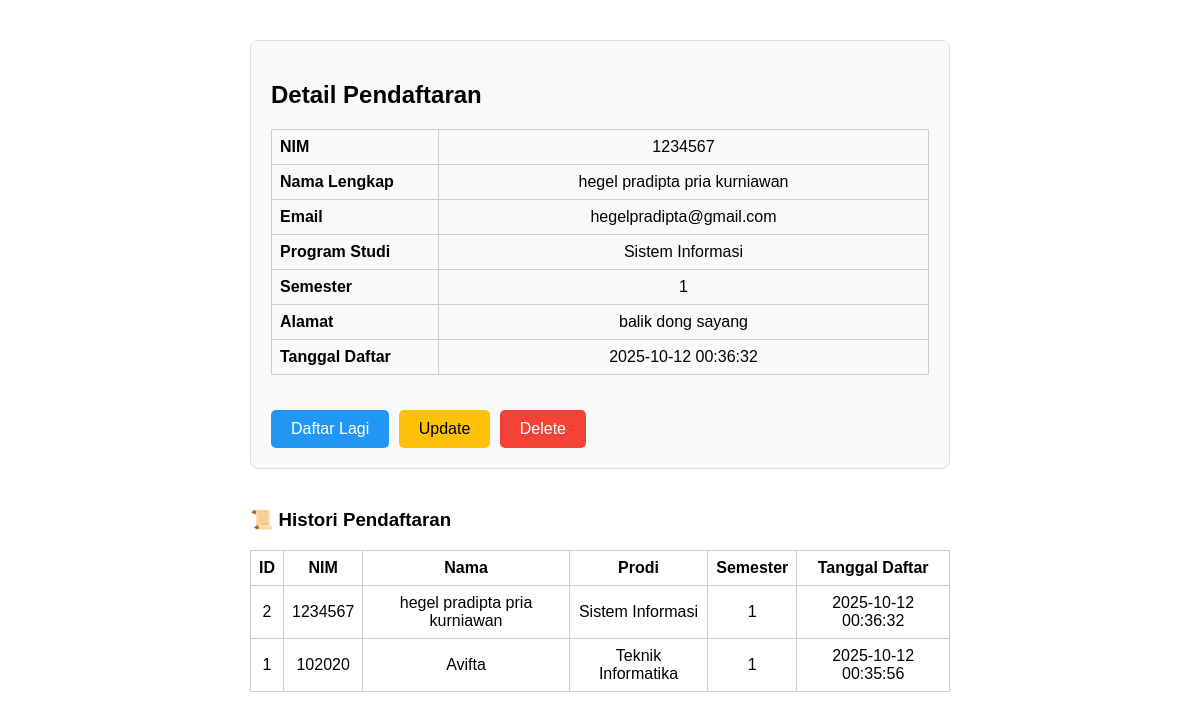
Screenshot of /proses.php with the database file from the repository.
### tables this page shows
CREATE TABLE `pendaftaran` (
  `id` int(11) NOT NULL,
  `nim` varchar(20) NOT NULL,
  `nama` varchar(100) NOT NULL,
  `email` varchar(100) NOT NULL,
  `prodi` varchar(100) NOT NULL,
  `semester` int(11) NOT NULL,
  `alamat` text NOT NULL,
  `tanggal_daftar` datetime DEFAULT current_timestamp()
);

### proses.php (the view, shortened to what this page needs)
<?php include 'koneksi.php'; ?>
<!DOCTYPE html>
<html>
<head>
</head>
<body>
<?php
$hasil = mysqli_query($conn, "SELECT * FROM pendaftaran ORDER BY id DESC LIMIT 1");
$data = mysqli_fetch_assoc($hasil);
?>
<div class="card">
    <h2>Detail Pendaftaran</h2>
    <table>
        <tr><td class="label">NIM</td><td><?= $data['nim']; ?></td></tr>
        <tr><td class="label">Nama Lengkap</td><td><?= $data['nama']; ?></td></tr>
        <tr><td class="label">Email</td><td><?= $data['email']; ?></td></tr>
        <tr><td class="label">Program Studi</td><td><?= $data['prodi']; ?></td></tr>
        <tr><td class="label">Semester</td><td><?= $data['semester']; ?></td></tr>
        <tr><td class="label">Alamat</td><td><?= $data['alamat']; ?></td></tr>
        <tr><td class="label">Tanggal Daftar</td><td><?= $data['tanggal_daftar']; ?></td></tr>
    </table>
    <div style="margin-top:20px;">
        <a href="form.php" class="btn">Daftar Lagi</a>
        <a href="update.php?id=<?= $data['id']; ?>" class="btn btn-update">Update</a>
        <a href="delete.php?id=<?= $data['id']; ?>" class="btn btn-delete" onclick="return confirm('Yakin ingin menghapus data ini?');">Delete</a>
    </div>
</div>
<h3>📜 Histori Pendaftaran</h3>
<table>
    <tr>
        <th>ID</th>
        <th>NIM</th>
        <th>Nama</th>
        <th>Prodi</th>
        <th>Semester</th>
        <th>Tanggal Daftar</th>
    </tr>
    <?php
    $histori = mysqli_query($conn, "SELECT * FROM pendaftaran ORDER BY id DESC");
    while ($row = mysqli_fetch_assoc($histori)) {
        echo "<tr>
                <td>{$row['id']}</td>
                <td>{$row['nim']}</td>
                <td>{$row['nama']}</td>
                <td>{$row['prodi']}</td>
                <td>{$row['semester']}</td>
                <td>{$row['tanggal_daftar']}</td>
              </tr>";
    }
    ?>
</table>
</body>
</html>

### proses.php (style rules this page uses)
body { font-family: Arial; max-width: 700px; margin: 40px auto; }
.card { background: #f9f9f9; padding: 20px; border-radius: 8px; border: 1px solid #ddd; }
table { width: 100%; margin: 0 auto; border-collapse: collapse; }
td { padding: 8px; }
.label { font-weight: bold; width: 150px; text-align: left; }
.btn { display: inline-block; background: #2196F3; color: white; padding: 10px 20px; text-decoration: none; border-radius: 5px; margin-top: 15px; margin-right: 5px; }
.btn-update { background: #ffc107; color: black; }
.btn-delete { background: #f44336; }
h3 { margin-top: 40px; }
th, td { border: 1px solid #ccc; padding: 8px; text-align: center; }

### rows the page displays
pendaftaran: nim "1234567", nama "hegel pradipta pria kurniawan", email "hegelpradipta@gmail.com", prodi "Sistem Informasi", semester "1", alamat "balik dong sayang", tanggal_daftar "2025-10-12 00:36:32", id "2"
pendaftaran: id "1", nim "102020", nama "Avifta", prodi "Teknik Informatika", semester "1", tanggal_daftar "2025-10-12 00:35:56"
